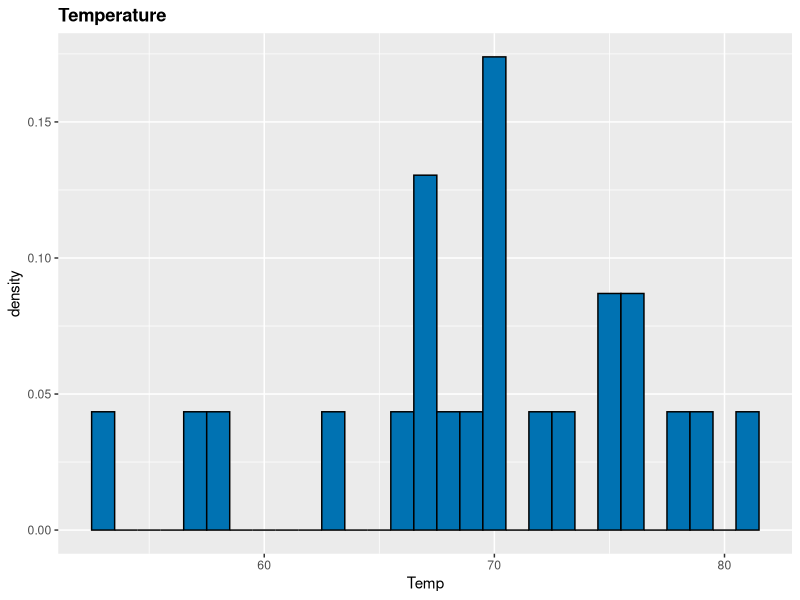
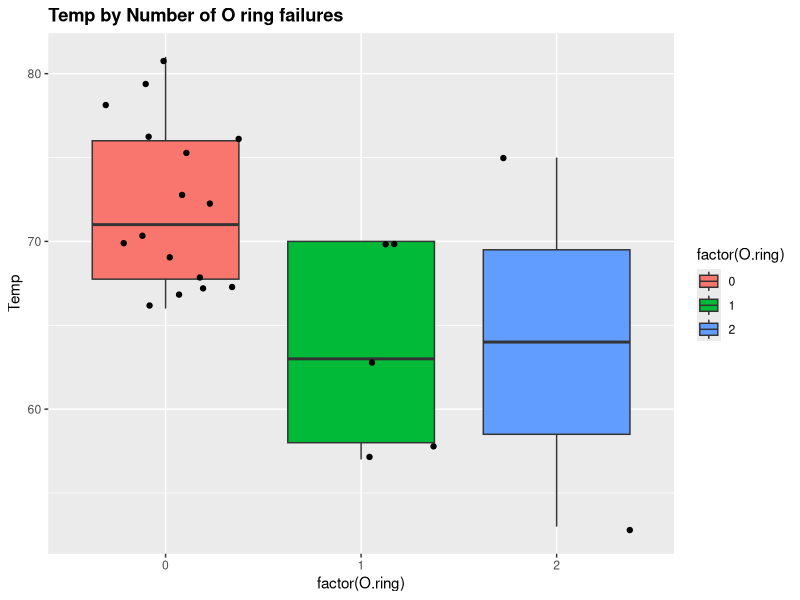
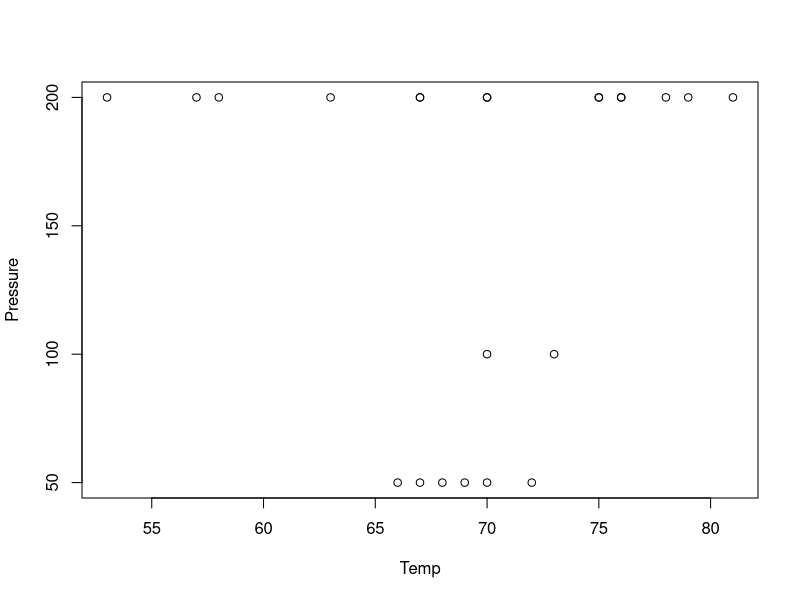
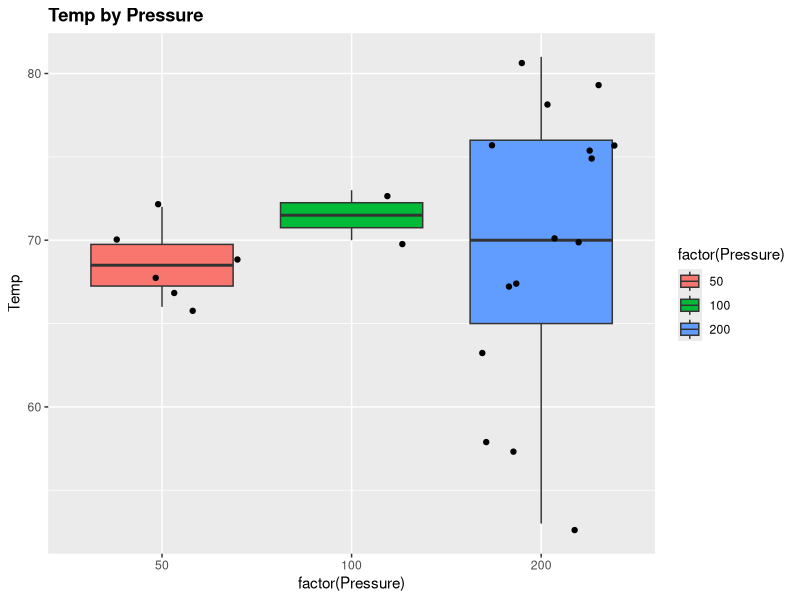
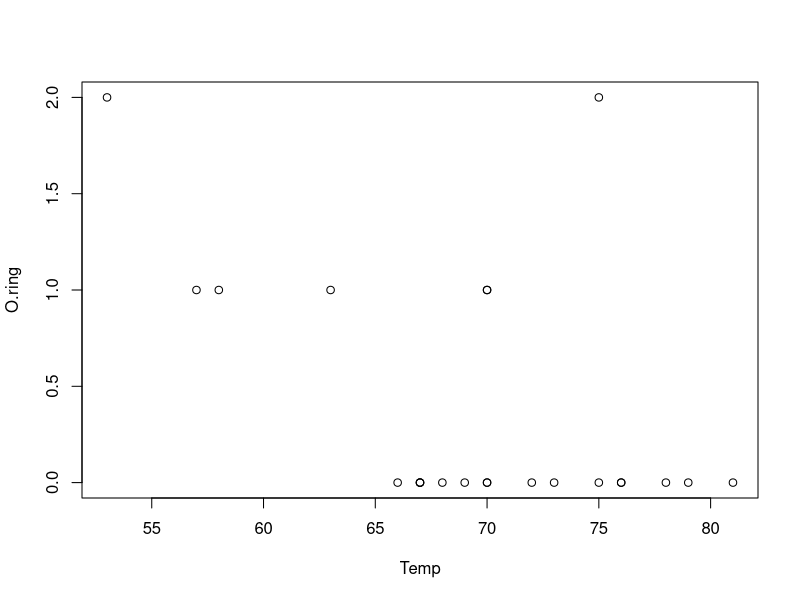
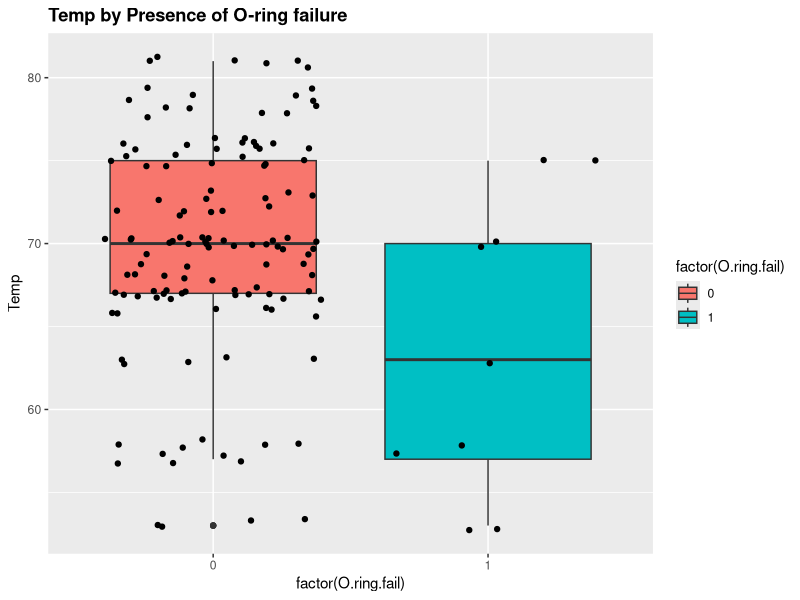

These charts were generated, in order, by the following R code:
## ---- chunk 1
knitr::opts_chunk$set(echo = TRUE)
## ---- chunk 2
library(car)
library(dplyr)
library(Hmisc)
library(ggplot2)


## ---- chunk 3
setwd("C:/Users/Jessica/Desktop/W271 Advanced Statistical Modeling/Lab 1")
df <- read.table(file = "challenger.csv", header = TRUE, sep = ",")
df
## ---- chunk 4
describe(df)

## ---- chunk 5
ggplot(df, aes(x = Temp)) +
  geom_histogram(aes(y = ..density..), binwidth = 1, fill="#0072B2", colour="black") +
  ggtitle("Temperature") + 
  theme(plot.title = element_text(lineheight=1, face="bold"))

## ---- chunk 6

ggplot(df, aes(factor(O.ring), Temp)) +  
  geom_boxplot(aes(fill = factor(O.ring))) + 
  geom_jitter() +
  ggtitle("Temp by Number of O ring failures") + 
  theme(plot.title = element_text(lineheight=1, face="bold")) 

## ---- chunk 7
plot(Pressure ~ Temp, data = df)
## ---- chunk 8

ggplot(df, aes(factor(Pressure), Temp)) +  
  geom_boxplot(aes(fill = factor(Pressure))) + 
  geom_jitter() +
  ggtitle("Temp by Pressure") + 
  theme(plot.title = element_text(lineheight=1, face="bold")) 

## ---- chunk 9
plot(O.ring ~ Temp, data = df)
## ---- chunk 10
#create a new dataframe that treats each o-ring independently
df2 <- data.frame(expand.grid(Flight = seq(1, 23, 1), O.ring.label = seq(1, 6, 1), Temp = 0, 
                   Pressure = 0, O.ring.fail = 0))
rownames(df2) <- paste(df2$Flight, df2$O.ring.label) #flight + o ring #

for(row in rownames(df2)){
  fl <- df2[row, ]$Flight
  
  df2[row, ]$Temp <- df[df$Flight == fl, ]$Temp # set Temp
  df2[row, ]$Pressure <- df[df$Flight == fl, ]$Pressure # set Pressure
  df2[row, ]$O.ring.fail <- ifelse(df2[row, ]$O.ring.label <= 
                                     df[df$Flight == fl, ]$O.ring, 1, 0)  # set O.ring.fail
  
}

df2

## ---- chunk 11

ggplot(df2, aes(factor(O.ring.fail), Temp)) +  
  geom_boxplot(aes(fill = factor(O.ring.fail))) + 
  geom_jitter() +
  ggtitle("Temp by Presence of O-ring failure") + 
  theme(plot.title = element_text(lineheight=1, face="bold")) 

## ---- chunk 12
model1 <- glm(O.ring.fail ~ Temp + Pressure, data = df2, family = binomial)
summary(model1)
## ---- chunk 13
model2 <- glm(O.ring.fail ~ Temp + Pressure + Temp:Pressure, data = df2, family = binomial)
summary(model2)
## ---- chunk 14
model3 <- glm(O.ring.fail ~ Temp, data = df2, family = binomial)
summary(model3)
## ---- chunk 15
model4 <- glm(O.ring.fail ~ Temp + I(Temp^2), data = df2, family = binomial)
summary(model4)
